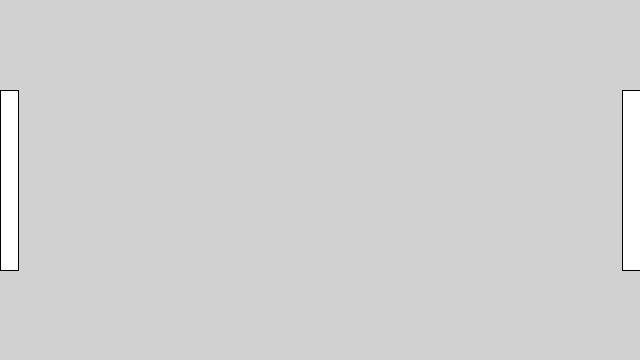
Frame 1 (no input)
Frame 60 (the mouse pressed at the canvas centre just before this capture): identical to frame 1, image omitted
Frame 120 (the mouse held since frame 60 and released just before this capture): identical to frame 1, image omitted

The Processing sketch that drew this single still picture (run headless with seeded random() and noise(); from frame 60 on, the mouse is pressed at the canvas centre):

// Processing sketch: pongGame4
// ── pongGame4.pde
Ball ball;
Paddle leftPaddle;
Paddle rightPaddle;

boolean keyE;
boolean keyUp;
boolean keyD;
boolean keyDown;

// Initial Setup that is run once at the beginning
void setup() {
  size(640, 360);
  int diameter = 55;
  int centerX = diameter/2;
  int centerY = height/2;
  int xSpeed = 5;
  int ySpeed = 5;
  int maxYSpeed = 10;
  
  ball = new Ball (diameter, centerX, centerY, xSpeed, ySpeed, maxYSpeed);
  
  int pLength = height/2;
  int pWidth = diameter/3;
  int pCenterX = pWidth/2;
  int pCenterY = height/2;
  int pSpeed = 5;
  leftPaddle = new Paddle (pLength, pWidth, pCenterX, pCenterY, pSpeed);
  pCenterX = width - pWidth/2;
  rightPaddle = new Paddle (pLength, pWidth, pCenterX, pCenterY, pSpeed);
  
}

// The main loop that will be run 
void draw() {
  background(209);
  //ball.action();
  leftPaddle.drawPaddle();
  rightPaddle.drawPaddle();
  checkKeyInput();

}

// Check any meaningful key input
void checkKeyInput () {
  if (keyE) {    
    leftPaddle.moveUp();
  }
  if (keyD) {    
    leftPaddle.moveDown();
  }
  if (keyUp) {
    rightPaddle.moveUp();
  }
  if (keyDown) {    
    rightPaddle.moveDown();
  }
}

// Set boolean variables to true based on key input
void keyPressed() {
  if (key == CODED) {
    if (keyCode == UP) {
      keyUp = true;
    } else if (keyCode == DOWN) {
      keyDown = true;
    } 
  }
  if (key == 'e' || key == 'E') {
      keyE = true;
  }
  if (key == 'd' || key == 'D') {
      keyD = true;
  }    
}

// Reset boolean variables to false based on key input
void keyReleased() {
  if (key == CODED) {
    if (keyCode == UP) {
      keyUp = false;
    } else if (keyCode == DOWN) {
      keyDown = false;
    } 
  }
  if (key == 'e' || key == 'E') {
      keyE = false;
  }
  if (key == 'd' || key == 'D') {
      keyD = false;
  }    
}


// ── Ball.pde
class Ball {
  int diameter;
  int centerX;
  int centerY;
  int xSpeed;
  int ySpeed;
  int maxYSpeed;
  
  // Constructor
  Ball (int d, int cx, int cy, int xs, int ys, int mys) {
    diameter = d;    
    centerX = cx;
    centerY = cy;
    xSpeed = xs;
    ySpeed = ys;
    maxYSpeed = mys;
  }
  
  // Main function of the ball
  void action() {
    adjustMovingDirection();
    moveBall();
    drawBall();
  }
  
  // Draw the ball
  void drawBall () {
    ellipse(centerX, centerY, diameter, diameter);
  }
  
  // Determine whether the ball needs to change direction before moving the ball
  void adjustMovingDirection() {
    if (isTouchingVerticalWall()) {
      bouncePaddle();
    }
    if (isTouchingHorizontalWall()){
      bounceHorizontalWall();
    }
  }
  
  // Determines whether the ball is touching left and right walls of the canvas
  boolean isTouchingVerticalWall() {
    boolean isTouchingLeft = centerX < diameter/2;
    boolean isTouchingRight = centerX > (width - diameter/2);
    return isTouchingLeft || isTouchingRight;
  }
  
  // Determines whether the ball is touching top and bottom walls of the canvas
  boolean isTouchingHorizontalWall() {
    boolean isTouchingTop = centerY < diameter/2;
    boolean isTouchingBottom = centerY > (height - diameter/2);
    return isTouchingTop || isTouchingBottom;
  }
  
  // Change the direction of the ball based on the position it hits the paddle
  void bouncePaddle () {
    int offsetFromMiddle = abs(centerY - height/2);
    int currentDirection = (ySpeed==0)? 0 : ySpeed / abs(ySpeed);
    int nextDirection = -currentDirection;
    int nextAbsoluteSpeed = maxYSpeed * offsetFromMiddle/ ( height/2 );
    
    ySpeed = nextDirection * nextAbsoluteSpeed;
    xSpeed = -xSpeed;
  }
  
  // Change the x speed of the ball to bounce on vertical wall
  void bounceVerticalWall() {
    xSpeed = -xSpeed;
  }
  // Change the y speed of the ball to bounce on horizontal wall
  void bounceHorizontalWall() {
    ySpeed = -ySpeed;
  }
  
  // Move the ball by the current speed
  void moveBall() {
    centerX = centerX + xSpeed;
    centerY = centerY + ySpeed;
  }
}



// ── Paddle.pde
class Paddle {
  int pLength;
  int pWidth;
  int pCenterX;
  int pCenterY;
  int pSpeed;
  
  // Constructor
  Paddle (int pl, int pw, int pcx, int pcy, int s) {
    pLength = pl;
    pWidth = pw;
    pCenterX = pcx;
    pCenterY = pcy;
    pSpeed = s;
  }
  
  // Draw Paddle
  void drawPaddle () {
    int upperLeftX = pCenterX - pWidth/2;
    int upperLeftY = pCenterY - pLength/2;
    rect (upperLeftX, upperLeftY, pWidth, pLength);
  }
  
  // Move paddle up
  void moveUp () {
    if (pCenterY-pSpeed >= pLength/2) {
      pCenterY -= pSpeed;
    }
    else {
      pCenterY = pLength/2;
    }
  }
  
  // Move paddle down
  void moveDown () {
    if (pCenterY+pSpeed <= height - pLength/2) {
      pCenterY += pSpeed;
    }
    else {
      pCenterY = height - pLength/2 - 1;
    }
  }
}
